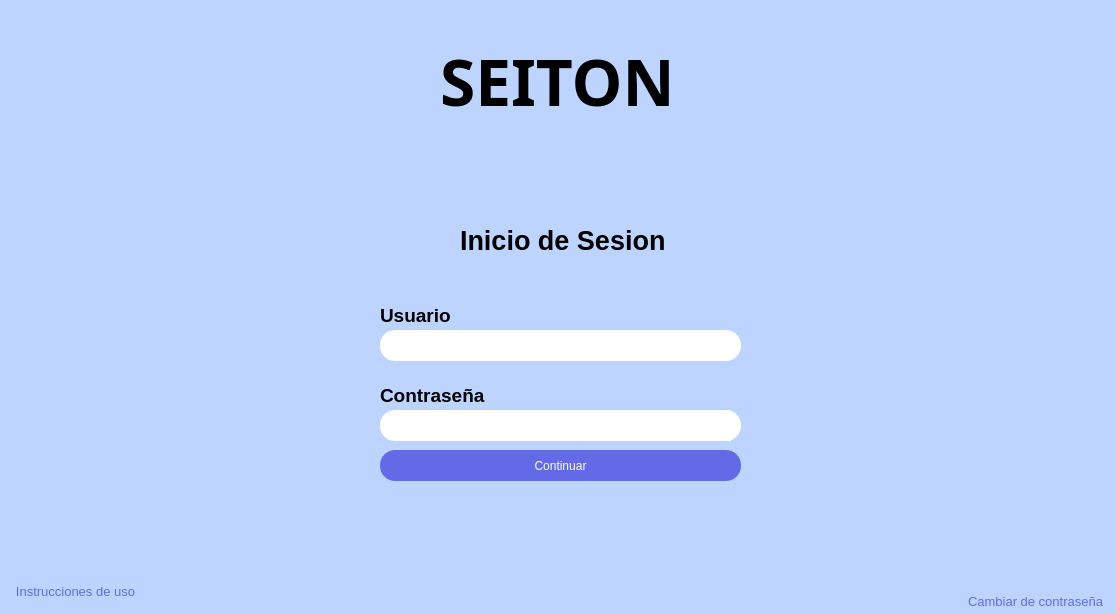
<?xml version="1.0" encoding="UTF-8"?>
<ui version="4.0">
 <class>Seiton</class>
 <widget class="QWidget" name="Seiton">
  <property name="geometry">
   <rect>
    <x>0</x>
    <y>0</y>
    <width>1116</width>
    <height>614</height>
   </rect>
  </property>
  <property name="windowTitle">
   <string>Form</string>
  </property>
  <property name="autoFillBackground">
   <bool>false</bool>
  </property>
  <property name="styleSheet">
   <string notr="true">background-color: rgb(189, 212, 255);</string>
  </property>
  <widget class="QLabel" name="label">
   <property name="geometry">
    <rect>
     <x>440</x>
     <y>40</y>
     <width>261</width>
     <height>81</height>
    </rect>
   </property>
   <property name="font">
    <font>
     <family>Cascadia Mono</family>
     <pointsize>48</pointsize>
     <weight>75</weight>
     <bold>true</bold>
    </font>
   </property>
   <property name="text">
    <string>SEITON</string>
   </property>
  </widget>
  <widget class="QLabel" name="label_2">
   <property name="geometry">
    <rect>
     <x>460</x>
     <y>220</y>
     <width>231</width>
     <height>41</height>
    </rect>
   </property>
   <property name="font">
    <font>
     <pointsize>20</pointsize>
     <weight>75</weight>
     <bold>true</bold>
    </font>
   </property>
   <property name="text">
    <string>Inicio de Sesion</string>
   </property>
  </widget>
  <widget class="QLabel" name="label_3">
   <property name="geometry">
    <rect>
     <x>380</x>
     <y>300</y>
     <width>101</width>
     <height>31</height>
    </rect>
   </property>
   <property name="font">
    <font>
     <pointsize>14</pointsize>
     <weight>75</weight>
     <bold>true</bold>
    </font>
   </property>
   <property name="text">
    <string>Usuario</string>
   </property>
  </widget>
  <widget class="QLabel" name="label_4">
   <property name="geometry">
    <rect>
     <x>380</x>
     <y>380</y>
     <width>141</width>
     <height>31</height>
    </rect>
   </property>
   <property name="font">
    <font>
     <pointsize>14</pointsize>
     <weight>75</weight>
     <bold>true</bold>
    </font>
   </property>
   <property name="text">
    <string>Contraseña</string>
   </property>
  </widget>
  <widget class="QLineEdit" name="txt_usuario">
   <property name="geometry">
    <rect>
     <x>380</x>
     <y>330</y>
     <width>361</width>
     <height>31</height>
    </rect>
   </property>
   <property name="styleSheet">
    <string notr="true">background-color: rgb(255, 255, 255); border-radius: 15px; </string>
   </property>
  </widget>
  <widget class="QLineEdit" name="txt_contrasena">
   <property name="geometry">
    <rect>
     <x>380</x>
     <y>410</y>
     <width>361</width>
     <height>31</height>
    </rect>
   </property>
   <property name="styleSheet">
    <string notr="true">background-color: rgb(255, 255, 255); border-radius: 15px; </string>
   </property>
  </widget>
  <widget class="QPushButton" name="pushButton">
   <property name="geometry">
    <rect>
     <x>700</x>
     <y>410</y>
     <width>31</width>
     <height>31</height>
    </rect>
   </property>
   <property name="styleSheet">
    <string notr="true"> border-radius: 100%;
background-color: rgb(255, 255, 255);</string>
   </property>
   <property name="text">
    <string/>
   </property>
   <property name="icon">
    <iconset>
     <normaloff>ojo_abierto_contraseña.png</normaloff>ojo_abierto_contraseña.png</iconset>
   </property>
   <property name="iconSize">
    <size>
     <width>30</width>
     <height>30</height>
    </size>
   </property>
  </widget>
  <widget class="QPushButton" name="Button_continuar_login">
   <property name="enabled">
    <bool>true</bool>
   </property>
   <property name="geometry">
    <rect>
     <x>380</x>
     <y>450</y>
     <width>361</width>
     <height>31</height>
    </rect>
   </property>
   <property name="styleSheet">
    <string notr="true">background-color: rgb(99, 106, 232);  border-radius: 15px; color: white; </string>
   </property>
   <property name="text">
    <string>Continuar</string>
   </property>
  </widget>
  <widget class="QPushButton" name="Button_instrucciones_uso">
   <property name="geometry">
    <rect>
     <x>0</x>
     <y>580</y>
     <width>151</width>
     <height>23</height>
    </rect>
   </property>
   <property name="font">
    <font>
     <pointsize>10</pointsize>
     <weight>50</weight>
     <bold>false</bold>
    </font>
   </property>
   <property name="styleSheet">
    <string notr="true">border : none;
color: #636ae8;
background-color: transparent;
</string>
   </property>
   <property name="text">
    <string>Instrucciones de uso</string>
   </property>
   <property name="flat">
    <bool>true</bool>
   </property>
  </widget>
  <widget class="QPushButton" name="Button_cambiar_contrasea">
   <property name="geometry">
    <rect>
     <x>960</x>
     <y>590</y>
     <width>151</width>
     <height>23</height>
    </rect>
   </property>
   <property name="font">
    <font>
     <pointsize>10</pointsize>
     <weight>50</weight>
     <bold>false</bold>
    </font>
   </property>
   <property name="styleSheet">
    <string notr="true">border : none;
color: #636ae8;
background-color: transparent;
</string>
   </property>
   <property name="text">
    <string>Cambiar de contraseña</string>
   </property>
   <property name="flat">
    <bool>true</bool>
   </property>
  </widget>
 </widget>
 <resources/>
 <connections/>
</ui>
